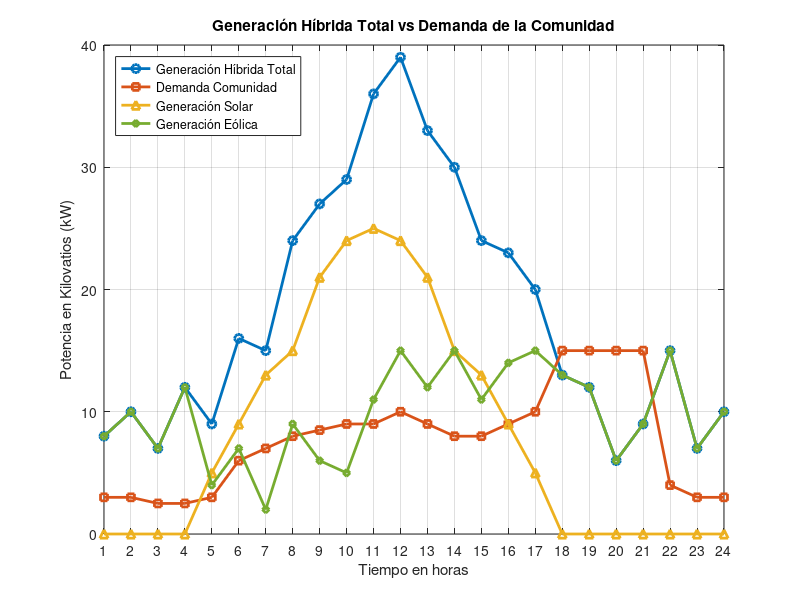

Write MATLAB code to recreate this figure.
%% SIMULACIÓN DE MICRORED
% Generación solar + generación eólica
% Comparación con la demanda de la comunidad

clc;
clear;
close all;

%% ============================================================
% DATOS DE LA SIMULACIÓN
% ============================================================

% Vector de horas
horas = 1:24;


%% ============================================================
% GENERACIÓN SOLAR
% ============================================================

% Vector de 24 posiciones que representa la generación solar.
% Las horas 1 a 5 y 18 a 24 corresponden al periodo nocturno.
% La generación máxima de 25 kW se alcanza en la hora 11.

solar = [0 0 0 0 5 9 13 15 21 24 25 24 ...
         21 15 13 9 5 0 0 0 0 0 0 0];


%% ============================================================
% GENERACIÓN EÓLICA
% ============================================================

% Vector de 24 posiciones que representa la generación eólica.
% Los valores varían durante las 24 horas.
% Ningún valor supera la potencia máxima de 15 kW.

eolica = [8 10 7 12 4 7 2 9 6 5 11 15 ...
          12 15 11 14 15 13 12 6 9 15 7 10];


%% ============================================================
% GENERACIÓN HÍBRIDA TOTAL
% ============================================================

% La generación híbrida total es la suma de la generación
% solar y la generación eólica.

generacion_hibrida_total = solar + eolica;


%% ============================================================
% DEMANDA DE LA COMUNIDAD
% ============================================================

% Vector de 24 posiciones que representa la demanda
% de energía de la comunidad durante el día.

demanda = [3 3 2.5 2.5 3 6 7 8 8.5 9 9 10 ...
           9 8 8 9 10 15 15 15 15 4 3 3];


%% ============================================================
% BALANCE ENERGÉTICO
% ============================================================

% Balance positivo:
% existe excedente de generación.

% Balance negativo:
% la generación no alcanza para cubrir la demanda.

balance = generacion_hibrida_total - demanda;


%% ============================================================
% GRÁFICA: GENERACIÓN HÍBRIDA VS DEMANDA
% ============================================================

figure;

% Generación híbrida total
plot(horas, generacion_hibrida_total, '-o', ...
    'Color', [0 0.4470 0.7410], ...
    'LineWidth', 2, ...
    'MarkerSize', 6, ...
    'DisplayName', 'Generación Híbrida Total');

hold on;

% Demanda de la comunidad
plot(horas, demanda, '-s', ...
    'Color', [0.8500 0.3250 0.0980], ...
    'LineWidth', 2, ...
    'MarkerSize', 5, ...
    'DisplayName', 'Demanda Comunidad');

% Generación solar
plot(horas, solar, '-^', ...
    'Color', [0.9290 0.6940 0.1250], ...
    'LineWidth', 2, ...
    'MarkerSize', 6, ...
    'DisplayName', 'Generación Solar');

% Generación eólica
plot(horas, eolica, '-d', ...
    'Color', [0.4660 0.6740 0.1880], ...
    'LineWidth', 2, ...
    'MarkerSize', 5, ...
    'DisplayName', 'Generación Eólica');

hold off;


%% ============================================================
% CONFIGURACIÓN DE LA GRÁFICA
% ============================================================

title('Generación Híbrida Total vs Demanda de la Comunidad');

xlabel('Tiempo en horas');

ylabel('Potencia en Kilovatios (kW)');

xticks(1:24);

xlim([1 24]);

grid on;

legend('Location', 'northwest');


%% ============================================================
% MOSTRAR RESULTADOS EN LA VENTANA DE COMANDOS
% ============================================================

disp('==============================================');
disp('       RESULTADOS DE LA MICRORED');
disp('==============================================');

disp('Generación Solar (kW):');
disp(solar);

disp('Generación Eólica (kW):');
disp(eolica);

disp('Generación Híbrida Total (kW):');
disp(generacion_hibrida_total);

disp('Demanda de la Comunidad (kW):');
disp(demanda);

disp('Balance Energético (kW):');
disp(balance);

disp('==============================================');
